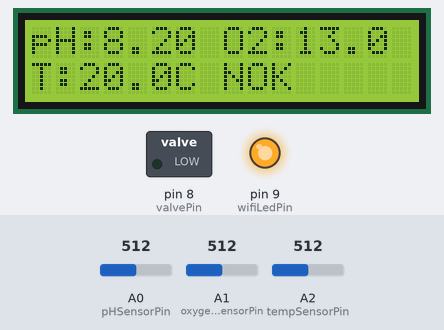
Recording of a sketch running on a simulated Arduino Uno, built with avr-gcc and run on an emulated ATmega328P. On the bench: 16×2 character LCD, switched loads named in the sketch (green lamp = pin HIGH), output pins drawn as LEDs (lit = HIGH). The inputs (shaded band) are chosen by the test bench; at power-on: A0 (pHSensorPin) = 512, A2 (tempSensorPin) = 512, A1 (oxygenSensorPin) = 512. What the sketch prints to the serial monitor is not drawn.

Above: at 2.7 s.
2.8 s: A0 (pHSensorPin) set to 481
At 8.2 s:
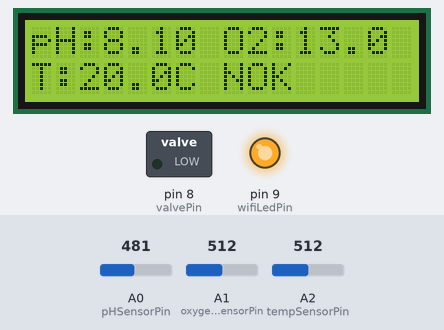
14.8 s: A0 (pHSensorPin) set to 453
At 21.0 s:
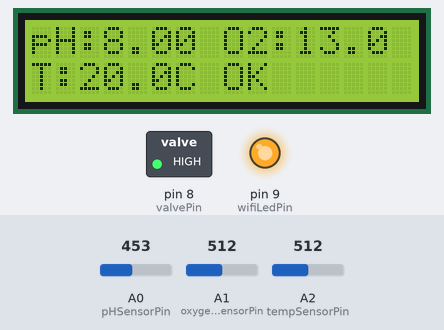
26.8 s: A2 (tempSensorPin) set to 630
At 33.1 s:
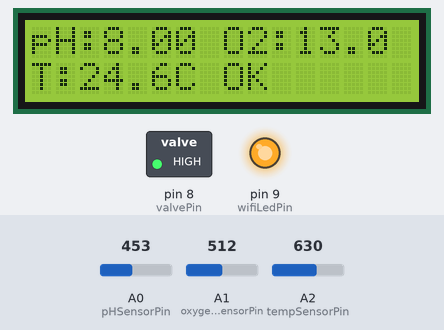
34.9 s: A2 (tempSensorPin) set to 652
At 39.9 s:
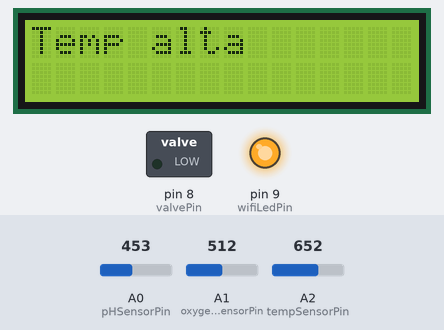
46.9 s: A0 (pHSensorPin) set to 511
At 52.5 s:
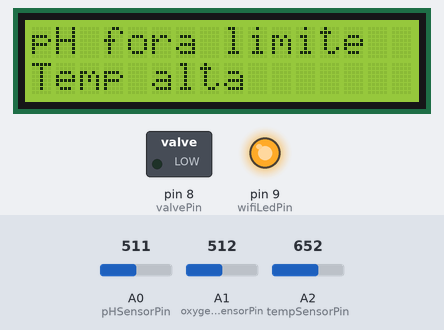
58.9 s: A1 (oxygenSensorPin) set to 716
At 63.7 s:
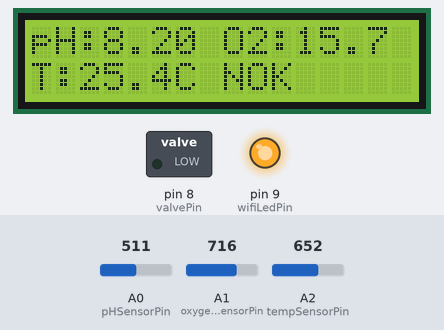
Timing chart, 0 to 65.2 s (numbered marks = the images above; inputs shaded):
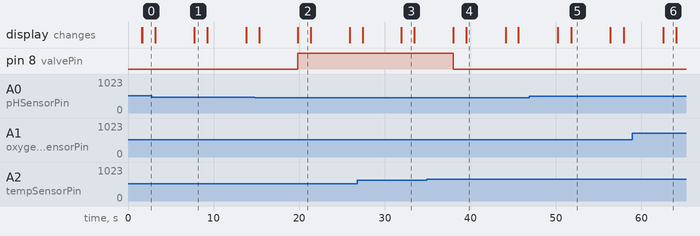

Measured:
- the behaviour switches between 468 and 467 on A0 (pHSensorPin) (found by bisection; images 1 and 2)
- the behaviour switches between 641 and 642 on A2 (tempSensorPin) (found by bisection; images 3 and 4)
- after the input at 2.8 s, the display: first differs from a run without the input after 4.9 s (image 1)
- after the input at 14.8 s, pin 8 (valvePin): LOW → HIGH after 5.0 s; the display: first differs from a run without the input after 5.1 s (image 2)
- after the input at 26.8 s, the display: first differs from a run without the input after 5.1 s (image 3)
- after the input at 34.9 s, pin 8 (valvePin): HIGH → LOW after 3.1 s; the display: first changes after 3.1 s (image 4 shows a later state)
- after the input at 46.9 s, the display: first changes after 3.3 s (image 5 shows a later state)
- after the input at 58.9 s, the display: changes after 3.6 s (image 6)

The sketch:

arduino.ino
```cpp
#include <Wire.h>
#include <LiquidCrystal_I2C.h>

// Pinos dos sensores
const int pHSensorPin = A0;      // pH sensor (potenciômetro simulado)
const int oxygenSensorPin = A1;  // Oxigênio dissolvido (potenciômetro simulado)
const int tempSensorPin = A2;    // Temperatura (potenciômetro simulado)

const int valvePin = 8;          // Controle da válvula (LED simulado)
const int wifiLedPin = 9;        // LED indicador WiFi (simulado)

// Limites seguros para consumo humano
const float pH_min = 6.5;
const float pH_max = 8.0;
const float oxygen_min = 6.0;
const float oxygen_max = 14.0;

const float temp_min = 0.0;
const float temp_max = 25.0;  // Limite seguro real (25°C)

// Limites máximos para simulação (potenciômetros simulam até esses valores)
const float pH_max_map = 10.0;       // Pode simular pH até 10
const float oxygen_max_map = 20.0;   // Pode simular O2 até 20 mg/L
const float temp_max_map = 40.0;     // Pode simular temperatura até 40°C

LiquidCrystal_I2C lcd(0x27, 16, 2);

void setup() {
  Serial.begin(9600);
  pinMode(valvePin, OUTPUT);
  pinMode(wifiLedPin, OUTPUT);

  digitalWrite(wifiLedPin, HIGH);  // LED WiFi ligado

  lcd.init();
  lcd.backlight();
  lcd.clear();
  lcd.setCursor(0, 0);
  lcd.print("PureFlow Sensor");
  delay(1500);
  lcd.clear();
}

float readSensor(int pin, float minVal, float maxVal) {
  int raw = analogRead(pin);
  float val = map(raw, 0, 1023, int(minVal * 10), int(maxVal * 10)) / 10.0;
  return val;
}

void displayMessage(bool waterGood, float pH, float oxygen, float temperature, const String &alertMsg) {
  lcd.clear();
  lcd.setCursor(0, 0);
  lcd.print("pH:");
  lcd.print(pH, 2);
  lcd.print(" O2:");
  lcd.print(oxygen, 1);

  lcd.setCursor(0, 1);
  lcd.print("T:");
  lcd.print(temperature, 1);
  lcd.print("C ");

  if (waterGood) {
    lcd.print("OK");
  } else {
    lcd.print("NOK");
  }

  delay(1500);  // Tempo para ler essa tela

  if (alertMsg.length() > 0) {
    lcd.clear();
    lcd.setCursor(0,0);
    if (alertMsg.length() > 16) {
      lcd.print(alertMsg.substring(0,16));
      lcd.setCursor(0,1);
      lcd.print(alertMsg.substring(16));
    } else {
      lcd.print(alertMsg);
    }
    delay(2500);
  }
}

void loop() {
  float pH = readSensor(pHSensorPin, pH_min, pH_max_map);
  float oxygen = readSensor(oxygenSensorPin, oxygen_min, oxygen_max_map);
  float temperature = readSensor(tempSensorPin, temp_min, temp_max_map);

  Serial.print(pH, 2);
  Serial.print(",");
  Serial.print(oxygen, 2);
  Serial.print(",");
  Serial.println(temperature, 2);

  bool waterGood = true;
  String alertMsg = "";

  if (pH < pH_min || pH > pH_max) {
    Serial.println("pH fora do intervalo seguro (6.5-8.0)!");
    alertMsg += "pH fora limite ";
    waterGood = false;
  }
  if (oxygen < oxygen_min) {
    Serial.println("Oxigênio dissolvido abaixo do mínimo seguro (6.0 mg/L)!");
    if (alertMsg.length() > 0) alertMsg += " ";
    alertMsg += "O2 baixo";
    waterGood = false;
  }
  if (temperature > temp_max) {
    Serial.println("Temperatura acima do máximo seguro (25 °C)!");
    if (alertMsg.length() > 0) alertMsg += " ";
    alertMsg += "Temp alta";
    waterGood = false;
  }

  if (waterGood) {
    Serial.println("Água adequada para consumo humano.");
    digitalWrite(valvePin, HIGH);  // Abre válvula (liga LED)
    alertMsg = "Agua OK";
  } else {
    Serial.println("Água NÃO adequada, válvula fechada.");
    digitalWrite(valvePin, LOW);   // Fecha válvula (desliga LED)
  }

  displayMessage(waterGood, pH, oxygen, temperature, alertMsg);

  Serial.println("-----------------------");
  delay(2000);
}
```
